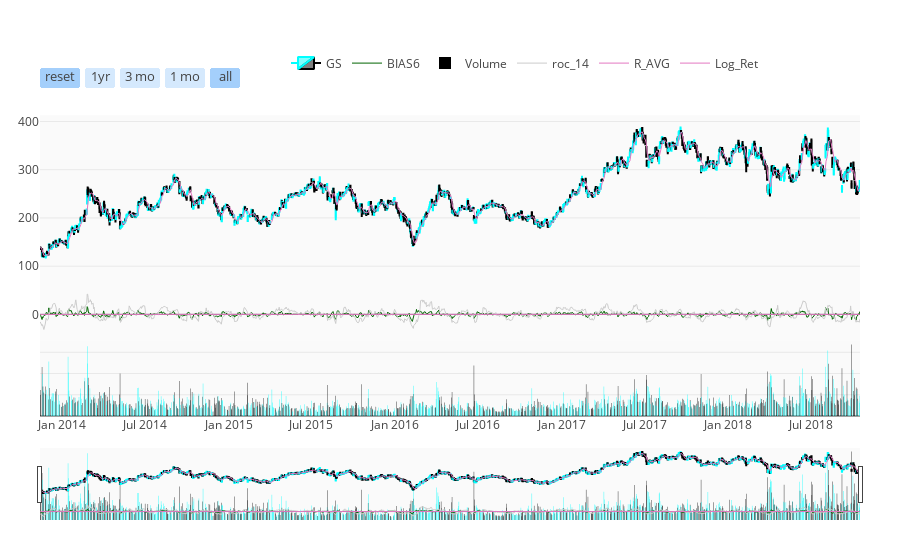

This figure's notebook cell:
### Code cell
iplot( fig, filename = 'candlestick_roc_plotting', validate = False )

### Figure 1 — Plotly figure (JSON) as saved in the notebook; plotly's stock layout.template omitted (floating-point values rounded to 4 significant figures; data arrays with more than 128 entries replaced by an {"elided": "..."} marker saying what was removed)
{"data": [{"close": {"elided": "1239 float values"}, "decreasing": {"line": {"color": "#000000"}}, "high": {"elided": "1239 float values"}, "increasing": {"line": {"color": "#00FFFF"}}, "low": {"elided": "1239 float values"}, "name": "GS", "open": {"elided": "1239 float values"}, "type": "candlestick", "x": {"elided": "1239 str values"}, "yaxis": "y2"}, {"line": {"width": 1}, "marker": {"color": "darkgreen"}, "mode": "lines", "name": "BIAS6", "type": "scatter", "x": {"elided": "1239 str values"}, "y": {"elided": "1239 float values"}, "yaxis": "y2"}, {"marker": {"color": {"elided": "1239 str values"}}, "name": "Volume", "type": "bar", "x": {"elided": "1239 str values"}, "y": {"elided": "1239 int values"}, "yaxis": "y"}, {"legendgroup": "roc_14", "line": {"width": 1}, "marker": {"color": "#ccc"}, "name": "roc_14", "type": "scatter", "x": {"elided": "1239 str values"}, "y": {"elided": "1239 float values"}, "yaxis": "y2"}, {"line": {"width": 1}, "marker": {"color": "#E377C2"}, "name": "R_AVG", "showlegend": true, "type": "lines", "x": {"elided": "1239 str values"}, "y": {"elided": "1239 float values"}, "yaxis": "y2"}, {"line": {"width": 1}, "marker": {"color": "#E377C2"}, "name": "Log_Ret", "showlegend": true, "type": "lines", "x": {"elided": "1239 str values"}, "y": {"elided": "1239 float values"}, "yaxis": "y2"}], "layout": {"legend": {"orientation": "h", "x": 0.3, "y": 0.9, "yanchor": "bottom"}, "margin": {"b": 40, "l": 40, "r": 40, "t": 40}, "plot_bgcolor": "rgb(250, 250, 250)", "xaxis": {"rangeselector": {"bgcolor": "rgba(150, 200, 250, 0.4)", "buttons": [{"count": 1, "label": "reset", "step": "all"}, {"count": 1, "label": "1yr", "step": "year", "stepmode": "backward"}, {"count": 3, "label": "3 mo", "step": "month", "stepmode": "backward"}, {"count": 1, "label": "1 mo", "step": "month", "stepmode": "backward"}, {"step": "all"}], "font": {"size": 13}, "visibe": true, "x": 0, "y": 0.9}}, "yaxis": {"domain": [0, 0.2], "showticklabels": false}, "yaxis2": {"domain": [0.2, 0.8]}}}
